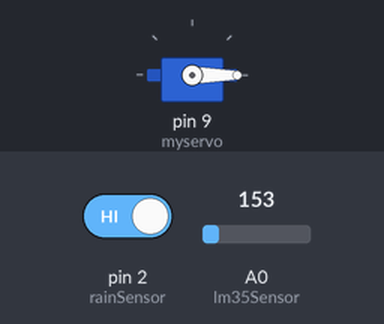
This sketch was run on a simulated Arduino Uno, built with avr-gcc and run on an emulated ATmega328P. On the bench: servo. The inputs (shaded band) are chosen by the test bench; at power-on: A0 (lm35Sensor) = 153, pin 2 (rainSensor) HIGH.

Above: at 1.2 s.
1.3 s: A0 (lm35Sensor) set to 166
At 2.1 s:
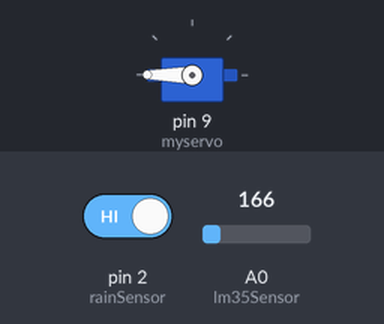
4.3 s: A0 (lm35Sensor) set to 133
At 5.5 s:
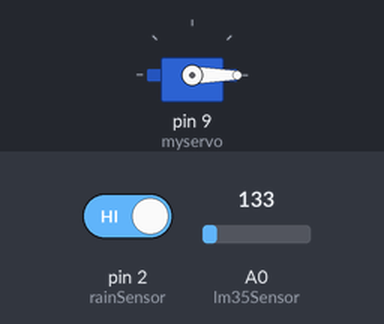
5.8 s: A0 (lm35Sensor) set to 165
At 6.6 s:
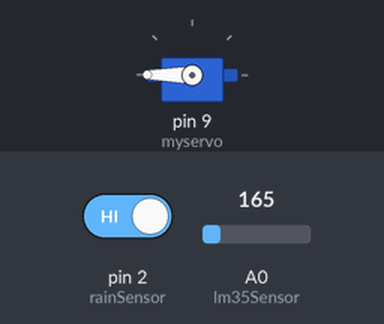
8.8 s: A0 (lm35Sensor) set to 114
At 9.1 s:
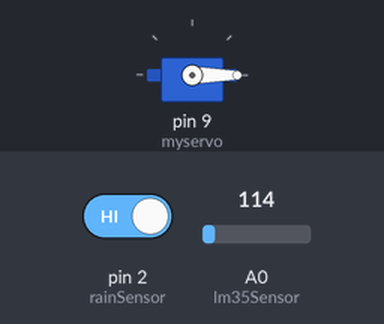
Timing chart, 0 to 11.3 s (numbered marks = the images above; inputs shaded):
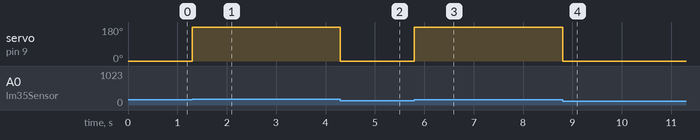

Measured:
- the behaviour switches between 155 and 156 on A0 (lm35Sensor) (found by bisection; images 0 and 1)
- after the input at 1.3 s, servo on pin 9 (myservo): 0° → 180° at once
- after the input at 4.3 s, servo on pin 9 (myservo): 180° → 0° at once
- after the input at 5.8 s, servo on pin 9 (myservo): 0° → 180° at once
- after the input at 8.8 s, servo on pin 9 (myservo): 180° → 0° at once

The sketch:

sun_or_rain_shade_for_terrace_plants.ino
```cpp
#include <Servo.h>
Servo myservo; // Create an object Servo

int lm35Sensor = A0; // LM35 temperature sensor connected to Analog pin 0
int rainSensor = 2; // Rain sensor connected to pin 2
int thresholdTemperature = 25; // Threshold temperature in Celsius
int thresholdRainValue = 500; // Threshold value for rain detection

void setup()
{
  myservo.attach(9); // Servo connected to pin 9
  pinMode(rainSensor, INPUT);
  Serial.begin(9600);
}

void loop()
{
  int temperature = readTemperature();
  int rainValue = digitalRead(rainSensor);

  if (temperature > thresholdTemperature && rainValue < thresholdRainValue)
  {
    // If both conditions true, servo rotates to 180 degree
    myservo.write(180);
    delay(1000);
    myservo.write(0); // Servo returns back to 0 degrees
  }
  else
  {
    // If the conditions are not true
    myservo.write(0);
  }
}

int readTemperature() // Function to read the temperature
{
  int Value = analogRead(lm35Sensor);
  float voltage = (Value / 1024.0) * 5.0; // Convert value to voltage
  float temperatureCelsius = (voltage - 0.5) * 100.0; // Convert voltage to temperature in Celsius
  return int(temperatureCelsius);
}
```
